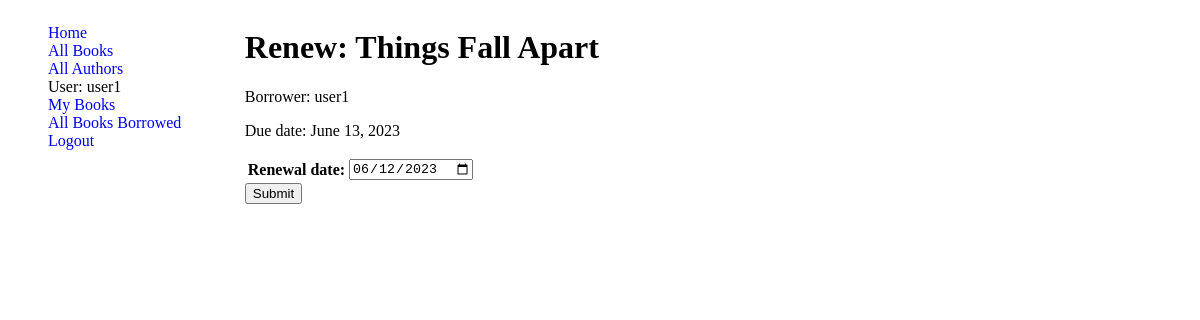
Screenshot of /catalog/book/1d945877-4610-44dd-8b07-b4cb838f61be/renew/ (signed in) with the database file from the repository.
### catalog/models.py (models this page shows, shortened)
class BookInstance(models.Model):
    LOAN_STATUS = (
        ('m', 'Maintenance'),
        ('o', 'On loan'),
        ('a', 'Available'),
        ('r', 'Reserved'),
    )
    id = models.UUIDField(primary_key=True, default=uuid.uuid4, help_text='Unique ID for this particular book across whole library')
    book = models.ForeignKey(Book, on_delete=models.RESTRICT, null=True)
    imprint = models.CharField(max_length=150)
    due_back = models.DateField(blank=True, null=True)
    status =models.CharField(max_length=1, choices=LOAN_STATUS, default='m',help_text='Book availability',)
    borrower = models.ForeignKey(User, on_delete=models.SET_NULL, null=True, blank=True)
    class Meta:
        ordering = ['due_back']
        verbose_name = 'Book Instance'
    class Meta:
        permissions = (("can_mark_returned", "Set book as returned"), ("can_renew", "Can renew Borrwed Book") )

class Book(models.Model):
    title = models.CharField(max_length=100)
    author = models.ForeignKey(Author, on_delete=models.SET_NULL, null=True, )
    summary = models.TextField(max_length=1000, help_text='Enter a brief description of the book')
    language = models.ForeignKey(Language,  on_delete=models.SET_NULL, null=True)
    genre = models.ManyToManyField(Genre, help_text='Select a genre for this book')
    ISBN = models.CharField('ISBN', max_length=13, unique=True,  help_text='13 Character <a href="https://www.isbn-international.org/content/what-isbn">ISBN number</a>')

### catalog/views.py (the view)
# urls.py: path('book/<uuid:pk>/renew/', RenewBooks, name="renew-books"),
@login_required(login_url='login')
@permission_required('catalog.can_renew', raise_exception=True)
def RenewBooks(request, pk):
    book = get_object_or_404(BookInstance,id=pk)
    form = RenewBookForm()
    proposed_renewal_date = datetime.date.today() + datetime.timedelta(weeks=3)
    print("*****************************")
    print(proposed_renewal_date)
    form = RenewBookForm(initial={'renewal_date': proposed_renewal_date})
    if request.method == 'POST':
        form = RenewBookForm(request.POST)
        if form.is_valid():
            book.due_back = form.cleaned_data['renewal_date']
            book.save()
            return HttpResponseRedirect(reverse('books-borrowed-out'))
    context = {
        'form':form,
        'book':book
    }
    return render(request, 'librarian/renew-books.html', context)

### catalog/forms.py (shortened to what this page needs)
class RenewBookForm(forms.Form):
    renewal_date = forms.DateField()#(help_text="Enter a date between now and 4 weeks (default 3).")
    renewal_date = forms.DateField(widget=forms.TextInput(attrs={
        'placeholder':'YYYY-MM-DD',
        'type':'date',
    }))

### templates/librarian/renew-books.html (shortened to what this page needs)
{% extends 'base.html' %}
{% block content%}
  <h1>Renew: {{ book.book.title }}</h1>
  <p>Borrower: {{ book.borrower }}</p>
  <p {% if book_instance.is_overdue %} class="text-danger"{% endif %} >Due date: {{ book.due_back }}</p>
  <form action="" method="post">
    <table>
    {{ form.as_table }}
    </table>
    <input type="submit" value="Submit">
  </form>
{% endblock content%}

### templates/partials/sidebar.html
<ul>
    <li><a href="{% url 'home' %}">Home</a></li>
    <li><a href="{% url 'book-list' %}">All Books</a></li>
    <li><a href="{% url 'authors' %}">All Authors</a></li>
    {% if user.is_authenticated %}
     <li>User: {{ user.get_username }}</li>
     <li><a href="{% url 'loaned-books' %}"> My Books</a></li>
     <li><a href="{% url 'books-borrowed-out' %}">All Books Borrowed</a></li>
     <li><a href="{% url 'logout' %}?next={{ request.path }}">Logout</a></li>
   {% else %}
     <li><a href="{% url 'login' %}?next={{ request.path }}">Login</a></li>
   {% endif %}
</ul>

### static/css/style.css (style rules this page uses)
a { text-decoration: none; }
.sidebar li { list-style: none; }

### rows the page displays
BookInstance: book "Things Fall Apart", borrower "user1", due_back "June 13, 2023"

### other values shown
{{ user.get_username }} "user1"
